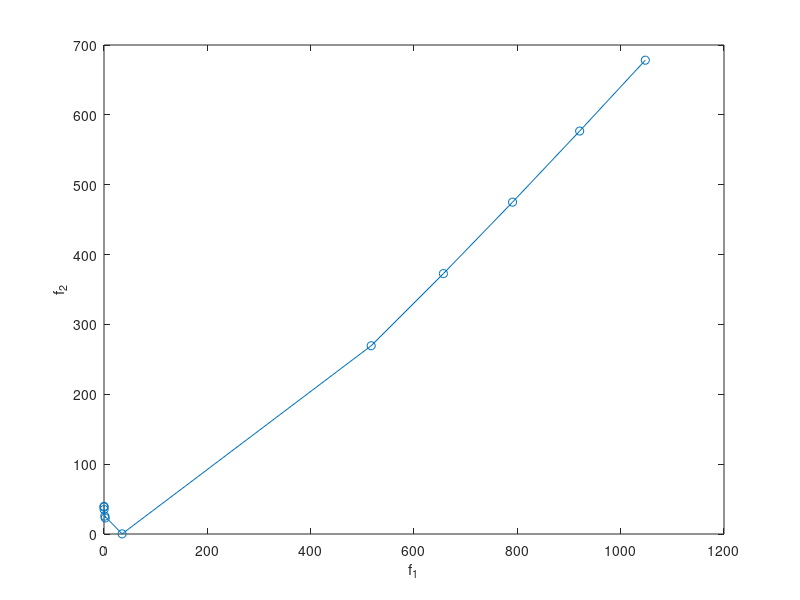

Write MATLAB code to recreate this figure.
clear;
%% parameters
n = 10;
a1 = ones(1,n);
a2 = -a1;
tau = 100; % whatever
m = 10; % iterations
tol = 1e-8; %tol

%% 
X = zeros (m+1,n); % decision points
F = zeros(m+1,2); % objective values

%% start
x = 0.99*a1; % 1xn
X(1,:) = x;
F(1,:) = [sum((x-1).^2) , sum((x+1).^2)];

%% predictor
tic;
for k=1:m
    J = [x-a1;x-a2]; % 2xn

    [U,S,V] = svds(J,2);
    u1 = U(:,1); %2x1
    u2 = U(:,2); %2x1
    v1 = V(:,1); %nx1
    s1 = S(1,1);

    t = tau/s1; % 1x1
    p = x + (u1(1)*t) * v1';     % 1×n

%fprintf('value of x:\n'); disp(x)
%fprintf('direction:\n'); disp(u1)
%fprintf('alpha:\n'); disp(u2)
%fprintf('v1:\n'); disp(v1)

    Jp = [p-a1;p-a2];
    [U_p, S_p, V_p] = svds(Jp, 2);
    u2_p = U_p(:, 2);

%fprintf('value of p:\n'); disp(p) 
%fprintf('direction_p:\n'); disp(u1_p)
%fprintf('alpha_p:\n'); disp(u2_p)
%fprintf('v1_p:\n'); disp(v1_p)

    if any(u2_p < 0),  u2_p = -u2_p;  end
    alpha = u2_p / sum(u2_p);
    disp(alpha)

    obj = @(x) alpha(1)*sum((x-1).^2) + ... 
               alpha(2)*sum((x+1).^2);
    x_new  = fminunc(obj,p);

    %opts = optimoptions('fmincon', ...
    %    'Algorithm','interior-point', ...
    %    'HessianApproximation','lbfgs', ...
    %    'Display','iter');
    %x_new = fmincon(obj,p,[],[],[],[],[],[],[],opts);

    %c     = alpha(1) - alpha(2);   
    %x_new = c * ones(1,n); 

    Jnew = [x_new-a1; x_new-a2];
    res  = norm(Jnew.' * u2_p);
    disp(res)

    if res > tol 
        if any(u2_p < 0),  u2_p = -u2_p;  end
        warning('Iter %d: ||Jt*u2|| = %.2e  > tol; KKt not yet.',k,res);
    end

    % memo
    X(k+1,:) = x_new;
    F(k+1,:) = [sum((x_new-1).^2), sum((x_new+1).^2)];
    x = x_new;
end

plot(F(:,1),F(:,2),'o-');  xlabel('f_1'); ylabel('f_2');

t_total = toc;
fprintf('\ntime: %.3f s\n', t_total);







